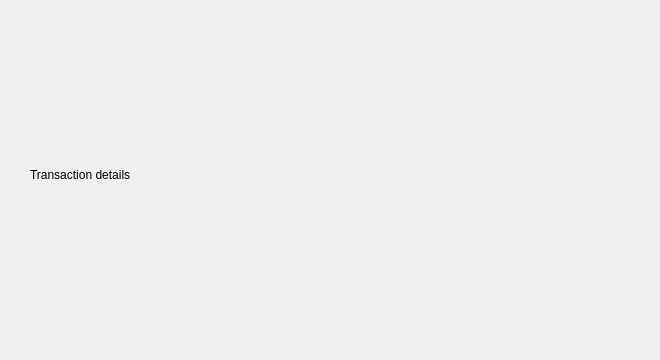
<?xml version="1.0" encoding="UTF-8"?>
<ui version="4.0">
 <class>TransactionDescDialog</class>
 <widget class="QDialog" name="TransactionDescDialog">
  <property name="geometry">
   <rect>
    <x>0</x>
    <y>0</y>
    <width>660</width>
    <height>360</height>
   </rect>
  </property>
  <property name="windowTitle">
   <string notr="true">Transaction details</string>
  </property>
  <layout class="QVBoxLayout" name="verticalLayout">
   <property name="spacing">
    <number>10</number>
   </property>
   <property name="leftMargin">
    <number>30</number>
   </property>
   <property name="topMargin">
    <number>35</number>
   </property>
   <property name="rightMargin">
    <number>30</number>
   </property>
   <property name="bottomMargin">
    <number>45</number>
   </property>
   <item>
    <widget class="QLabel" name="label">
     <property name="text">
      <string>Transaction details</string>
     </property>
    </widget>
   </item>
  </layout>
 </widget>
 <resources/>
 <connections/>
</ui>
